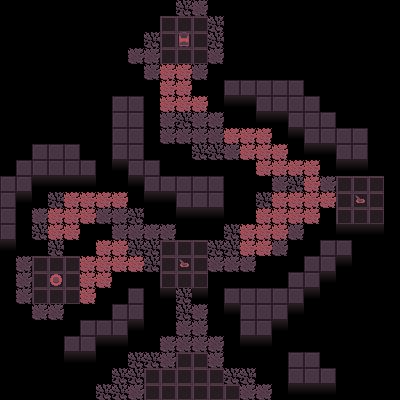

A 2D game scene composited from a Tiled map and its tileset images. What follows is a short description and the map's XML, with each tile layer's data collapsed to a summary:
An orthogonal 25x25 tile map with 16x16 px tiles, 7 tile layers (Ground, ButtonPath, MiddleSwitchOff, MiddleSwitchOn, ...).

<map version="1.2" tiledversion="1.3.4" orientation="orthogonal" renderorder="right-down" width="25" height="25" tilewidth="16" tileheight="16" infinite="0" nextlayerid="27" nextobjectid="3">
 <properties>
  <property name="Caption" value="Now might be the time|to order my thoughts.;But what if it dips again?" />
  <property name="SpawnX" type="int" value="12" />
  <property name="SpawnY" type="int" value="23" />
 </properties>
 <tileset firstgid="1" source="Tileset.tsx" />
 <layer id="1" name="Ground" width="25" height="25">
  <data>[625 cells, 242 non-empty, 5 distinct tile ids]</data>
 </layer>
 <layer id="26" name="ButtonPath" width="25" height="25">
  <properties>
   <property name="Activated" type="bool" value="false" />
   <property name="ActivatorX" type="int" value="3" />
   <property name="ActivatorY" type="int" value="17" />
  </properties>
  <data>[625 cells, 7 non-empty, 1 distinct tile ids]</data>
 </layer>
 <layer id="22" name="MiddleSwitchOff" width="25" height="25">
  <properties>
   <property name="Activated" type="bool" value="true" />
   <property name="ActivatorX" type="int" value="11" />
   <property name="ActivatorY" type="int" value="16" />
  </properties>
  <data>[625 cells, 9 non-empty, 1 distinct tile ids]</data>
 </layer>
 <layer id="23" name="MiddleSwitchOn" width="25" height="25">
  <properties>
   <property name="Activated" type="bool" value="false" />
   <property name="ActivatorX" type="int" value="11" />
   <property name="ActivatorY" type="int" value="16" />
  </properties>
  <data>[625 cells, 13 non-empty, 1 distinct tile ids]</data>
 </layer>
 <layer id="24" name="RightSwitchOff" width="25" height="25">
  <properties>
   <property name="Activated" type="bool" value="true" />
   <property name="ActivatorX" type="int" value="22" />
   <property name="ActivatorY" type="int" value="12" />
  </properties>
  <data>[625 cells, 11 non-empty, 1 distinct tile ids]</data>
 </layer>
 <layer id="25" name="RightSwitchOn" width="25" height="25">
  <properties>
   <property name="Activated" type="bool" value="false" />
   <property name="ActivatorX" type="int" value="22" />
   <property name="ActivatorY" type="int" value="12" />
  </properties>
  <data>[625 cells, 9 non-empty, 1 distinct tile ids]</data>
 </layer>
 <layer id="2" name="Stuff" width="25" height="25">
  <data>[625 cells, 4 non-empty, 3 distinct tile ids]</data>
 </layer>
</map>
